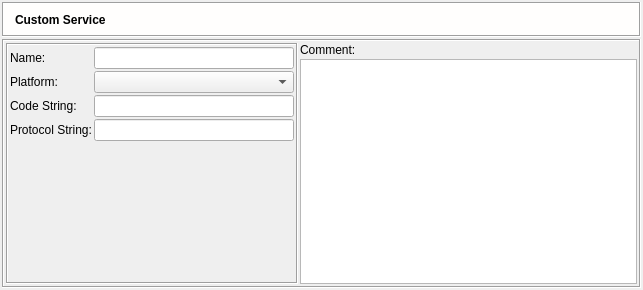
<ui version="4.0" >
 <class>CustomServiceDialog_q</class>
 <widget class="QWidget" name="CustomServiceDialog_q" >
  <property name="enabled" >
   <bool>true</bool>
  </property>
  <property name="geometry" >
   <rect>
    <x>0</x>
    <y>0</y>
    <width>643</width>
    <height>290</height>
   </rect>
  </property>
  <property name="windowTitle" >
   <string>Custom Service</string>
  </property>
  <layout class="QGridLayout" >
   <property name="leftMargin" >
    <number>2</number>
   </property>
   <property name="topMargin" >
    <number>2</number>
   </property>
   <property name="rightMargin" >
    <number>2</number>
   </property>
   <property name="bottomMargin" >
    <number>2</number>
   </property>
   <property name="horizontalSpacing" >
    <number>0</number>
   </property>
   <property name="verticalSpacing" >
    <number>0</number>
   </property>
   <item row="0" column="0" >
    <layout class="QVBoxLayout" >
     <property name="spacing" >
      <number>2</number>
     </property>
     <property name="leftMargin" >
      <number>0</number>
     </property>
     <property name="topMargin" >
      <number>0</number>
     </property>
     <property name="rightMargin" >
      <number>0</number>
     </property>
     <property name="bottomMargin" >
      <number>0</number>
     </property>
     <item>
      <widget class="QFrame" name="frame3" >
       <property name="sizePolicy" >
        <sizepolicy vsizetype="Fixed" hsizetype="Preferred" >
         <horstretch>0</horstretch>
         <verstretch>0</verstretch>
        </sizepolicy>
       </property>
       <property name="minimumSize" >
        <size>
         <width>16</width>
         <height>35</height>
        </size>
       </property>
       <property name="palette" >
        <palette>
         <active>
          <colorrole role="Base" >
           <brush brushstyle="SolidPattern" >
            <color alpha="255" >
             <red>255</red>
             <green>255</green>
             <blue>255</blue>
            </color>
           </brush>
          </colorrole>
          <colorrole role="Window" >
           <brush brushstyle="SolidPattern" >
            <color alpha="255" >
             <red>255</red>
             <green>254</green>
             <blue>253</blue>
            </color>
           </brush>
          </colorrole>
         </active>
         <inactive>
          <colorrole role="Base" >
           <brush brushstyle="SolidPattern" >
            <color alpha="255" >
             <red>255</red>
             <green>255</green>
             <blue>255</blue>
            </color>
           </brush>
          </colorrole>
          <colorrole role="Window" >
           <brush brushstyle="SolidPattern" >
            <color alpha="255" >
             <red>255</red>
             <green>254</green>
             <blue>253</blue>
            </color>
           </brush>
          </colorrole>
         </inactive>
         <disabled>
          <colorrole role="Base" >
           <brush brushstyle="SolidPattern" >
            <color alpha="255" >
             <red>255</red>
             <green>254</green>
             <blue>253</blue>
            </color>
           </brush>
          </colorrole>
          <colorrole role="Window" >
           <brush brushstyle="SolidPattern" >
            <color alpha="255" >
             <red>255</red>
             <green>254</green>
             <blue>253</blue>
            </color>
           </brush>
          </colorrole>
         </disabled>
        </palette>
       </property>
       <property name="autoFillBackground" >
        <bool>true</bool>
       </property>
       <property name="frameShape" >
        <enum>QFrame::Box</enum>
       </property>
       <property name="frameShadow" >
        <enum>QFrame::Sunken</enum>
       </property>
       <layout class="QGridLayout" >
        <property name="leftMargin" >
         <number>2</number>
        </property>
        <property name="topMargin" >
         <number>2</number>
        </property>
        <property name="rightMargin" >
         <number>2</number>
        </property>
        <property name="bottomMargin" >
         <number>2</number>
        </property>
        <property name="horizontalSpacing" >
         <number>2</number>
        </property>
        <property name="verticalSpacing" >
         <number>2</number>
        </property>
        <item row="0" column="2" >
         <widget class="QLabel" name="editorTitle" >
          <property name="font" >
           <font>
            <weight>75</weight>
            <bold>true</bold>
           </font>
          </property>
          <property name="text" >
           <string>Custom Service</string>
          </property>
          <property name="wordWrap" >
           <bool>false</bool>
          </property>
         </widget>
        </item>
        <item row="0" column="1" >
         <widget class="QLabel" name="label" >
          <property name="sizePolicy" >
           <sizepolicy vsizetype="Preferred" hsizetype="Maximum" >
            <horstretch>0</horstretch>
            <verstretch>0</verstretch>
           </sizepolicy>
          </property>
          <property name="text" >
           <string/>
          </property>
          <property name="pixmap" >
           <pixmap resource="MainRes.qrc" >:/Icons/CustomService/icon</pixmap>
          </property>
         </widget>
        </item>
       </layout>
      </widget>
     </item>
     <item>
      <widget class="QFrame" name="frame7" >
       <property name="frameShape" >
        <enum>QFrame::Box</enum>
       </property>
       <property name="frameShadow" >
        <enum>QFrame::Sunken</enum>
       </property>
       <layout class="QGridLayout" >
        <item rowspan="2" row="0" column="0" >
         <widget class="QFrame" name="frame13" >
          <property name="frameShape" >
           <enum>QFrame::Box</enum>
          </property>
          <property name="frameShadow" >
           <enum>QFrame::Sunken</enum>
          </property>
          <layout class="QGridLayout" >
           <item row="0" column="0" >
            <widget class="QLabel" name="textLabel1" >
             <property name="text" >
              <string>Name:</string>
             </property>
             <property name="wordWrap" >
              <bool>false</bool>
             </property>
            </widget>
           </item>
           <item row="0" column="1" >
            <widget class="QLineEdit" name="obj_name" >
             <property name="sizePolicy" >
              <sizepolicy vsizetype="Fixed" hsizetype="Preferred" >
               <horstretch>0</horstretch>
               <verstretch>0</verstretch>
              </sizepolicy>
             </property>
             <property name="minimumSize" >
              <size>
               <width>200</width>
               <height>0</height>
              </size>
             </property>
            </widget>
           </item>
           <item row="1" column="0" >
            <widget class="QLabel" name="textLabel3" >
             <property name="text" >
              <string>Platform:</string>
             </property>
             <property name="wordWrap" >
              <bool>false</bool>
             </property>
            </widget>
           </item>
           <item row="1" column="1" >
            <widget class="QComboBox" name="platform" >
             <property name="toolTip" >
              <string>Custom service object has separate code string for each supported firewall platform.</string>
             </property>
            </widget>
           </item>
           <item row="2" column="0" >
            <widget class="QLabel" name="textLabel1_3" >
             <property name="sizePolicy" >
              <sizepolicy vsizetype="Fixed" hsizetype="Preferred" >
               <horstretch>0</horstretch>
               <verstretch>0</verstretch>
              </sizepolicy>
             </property>
             <property name="text" >
              <string>Code String:</string>
             </property>
             <property name="wordWrap" >
              <bool>false</bool>
             </property>
            </widget>
           </item>
           <item row="2" column="1" >
            <widget class="QLineEdit" name="code" >
             <property name="sizePolicy" >
              <sizepolicy vsizetype="Fixed" hsizetype="Preferred" >
               <horstretch>0</horstretch>
               <verstretch>0</verstretch>
              </sizepolicy>
             </property>
             <property name="minimumSize" >
              <size>
               <width>0</width>
               <height>0</height>
              </size>
             </property>
             <property name="toolTip" >
              <string>Custom service object has separate code string for each supported firewall platform.</string>
             </property>
             <property name="alignment" >
              <set>Qt::AlignLeading</set>
             </property>
            </widget>
           </item>
           <item row="3" column="0" >
            <widget class="QLabel" name="protocol_string_label" >
             <property name="sizePolicy" >
              <sizepolicy vsizetype="Fixed" hsizetype="Preferred" >
               <horstretch>0</horstretch>
               <verstretch>0</verstretch>
              </sizepolicy>
             </property>
             <property name="text" >
              <string>Protocol String:</string>
             </property>
            </widget>
           </item>
           <item row="3" column="1" >
            <widget class="QLineEdit" name="protocol_string" >
             <property name="sizePolicy" >
              <sizepolicy vsizetype="Fixed" hsizetype="Preferred" >
               <horstretch>0</horstretch>
               <verstretch>0</verstretch>
              </sizepolicy>
             </property>
            </widget>
           </item>
           <item row="4" column="1" >
            <spacer>
             <property name="orientation" >
              <enum>Qt::Vertical</enum>
             </property>
             <property name="sizeHint" >
              <size>
               <width>20</width>
               <height>40</height>
              </size>
             </property>
            </spacer>
           </item>
          </layout>
         </widget>
        </item>
        <item row="0" column="1" >
         <widget class="QLabel" name="textLabel2" >
          <property name="sizePolicy" >
           <sizepolicy vsizetype="Fixed" hsizetype="Preferred" >
            <horstretch>0</horstretch>
            <verstretch>0</verstretch>
           </sizepolicy>
          </property>
          <property name="text" >
           <string>Comment:</string>
          </property>
          <property name="wordWrap" >
           <bool>false</bool>
          </property>
         </widget>
        </item>
        <item row="1" column="1" >
         <widget class="QTextEdit" name="comment" >
          <property name="sizePolicy" >
           <sizepolicy vsizetype="Expanding" hsizetype="Expanding" >
            <horstretch>0</horstretch>
            <verstretch>90</verstretch>
           </sizepolicy>
          </property>
          <property name="minimumSize" >
           <size>
            <width>200</width>
            <height>0</height>
           </size>
          </property>
          <property name="tabChangesFocus" >
           <bool>true</bool>
          </property>
         </widget>
        </item>
       </layout>
      </widget>
     </item>
    </layout>
   </item>
  </layout>
 </widget>
 <layoutdefault spacing="2" margin="2" />
 <tabstops>
  <tabstop>obj_name</tabstop>
  <tabstop>platform</tabstop>
  <tabstop>code</tabstop>
  <tabstop>comment</tabstop>
 </tabstops>
 <resources>
  <include location="MainRes.qrc" />
 </resources>
 <connections>
  <connection>
   <sender>obj_name</sender>
   <signal>textChanged(QString)</signal>
   <receiver>CustomServiceDialog_q</receiver>
   <slot>changed()</slot>
   <hints>
    <hint type="sourcelabel" >
     <x>20</x>
     <y>20</y>
    </hint>
    <hint type="destinationlabel" >
     <x>20</x>
     <y>20</y>
    </hint>
   </hints>
  </connection>
  <connection>
   <sender>platform</sender>
   <signal>activated(int)</signal>
   <receiver>CustomServiceDialog_q</receiver>
   <slot>platformChanged()</slot>
   <hints>
    <hint type="sourcelabel" >
     <x>20</x>
     <y>20</y>
    </hint>
    <hint type="destinationlabel" >
     <x>20</x>
     <y>20</y>
    </hint>
   </hints>
  </connection>
  <connection>
   <sender>code</sender>
   <signal>textChanged(QString)</signal>
   <receiver>CustomServiceDialog_q</receiver>
   <slot>changed()</slot>
   <hints>
    <hint type="sourcelabel" >
     <x>20</x>
     <y>20</y>
    </hint>
    <hint type="destinationlabel" >
     <x>20</x>
     <y>20</y>
    </hint>
   </hints>
  </connection>
  <connection>
   <sender>comment</sender>
   <signal>textChanged()</signal>
   <receiver>CustomServiceDialog_q</receiver>
   <slot>changed()</slot>
   <hints>
    <hint type="sourcelabel" >
     <x>20</x>
     <y>20</y>
    </hint>
    <hint type="destinationlabel" >
     <x>20</x>
     <y>20</y>
    </hint>
   </hints>
  </connection>
  <connection>
   <sender>protocol_string</sender>
   <signal>textChanged(QString)</signal>
   <receiver>CustomServiceDialog_q</receiver>
   <slot>changed()</slot>
   <hints>
    <hint type="sourcelabel" >
     <x>161</x>
     <y>257</y>
    </hint>
    <hint type="destinationlabel" >
     <x>384</x>
     <y>155</y>
    </hint>
   </hints>
  </connection>
 </connections>
</ui>
